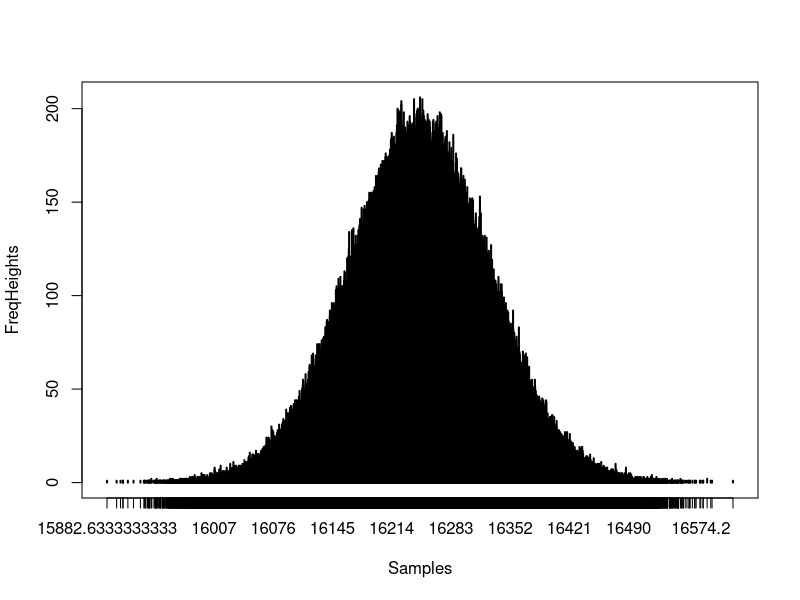
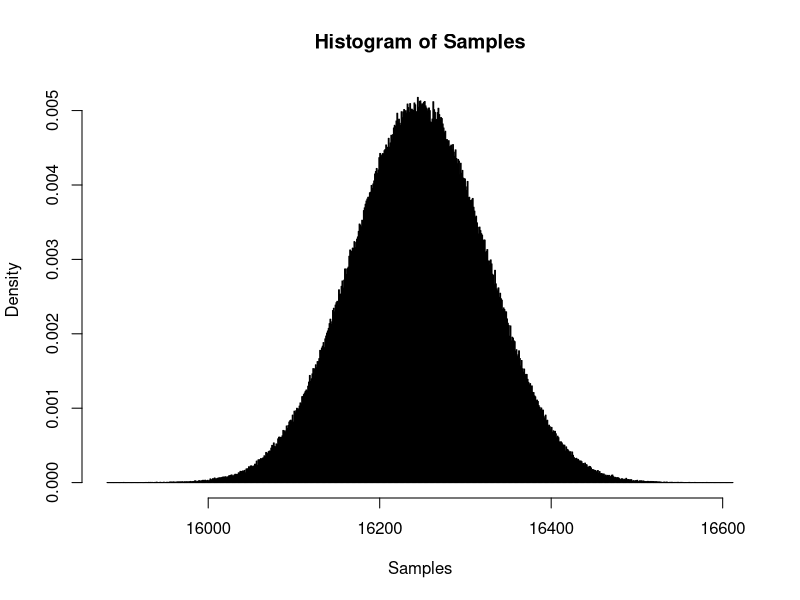
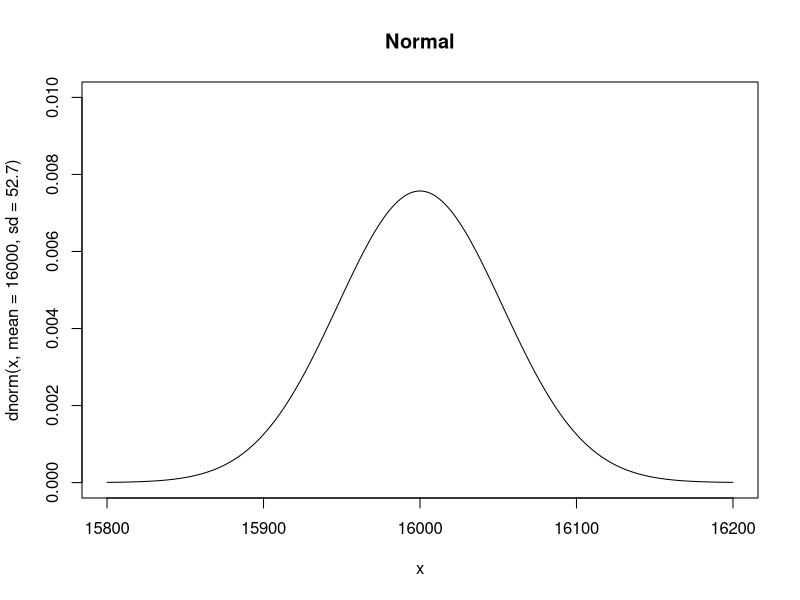
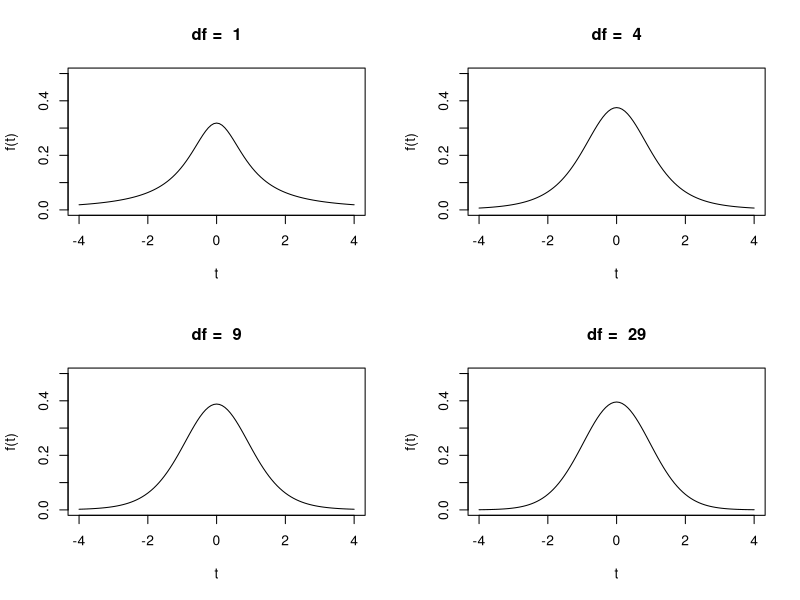
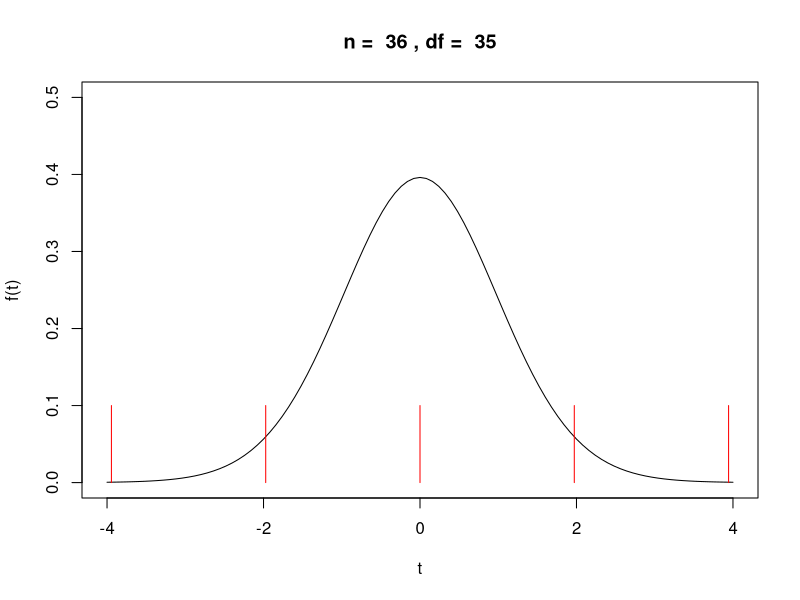
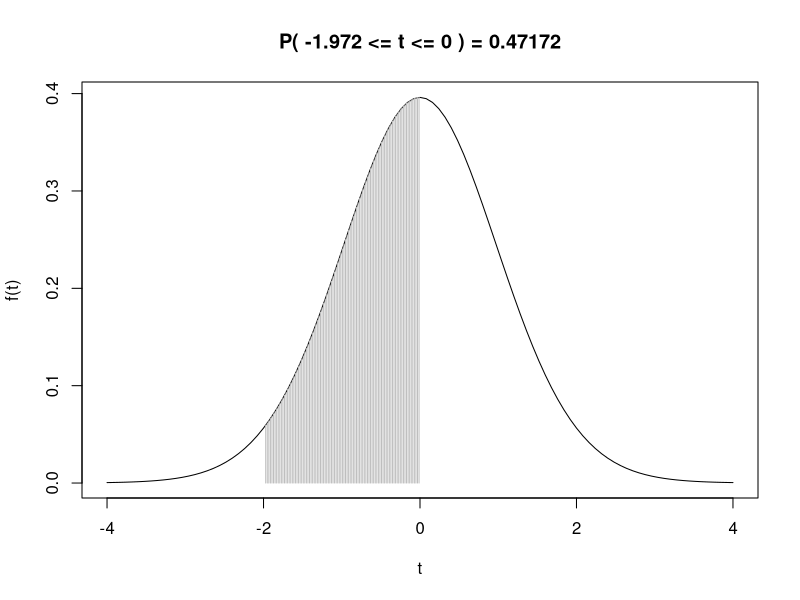
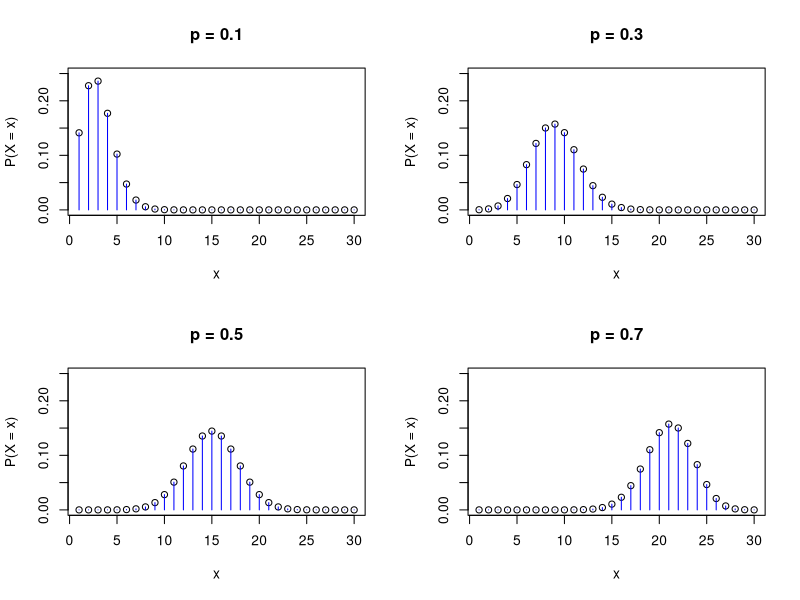
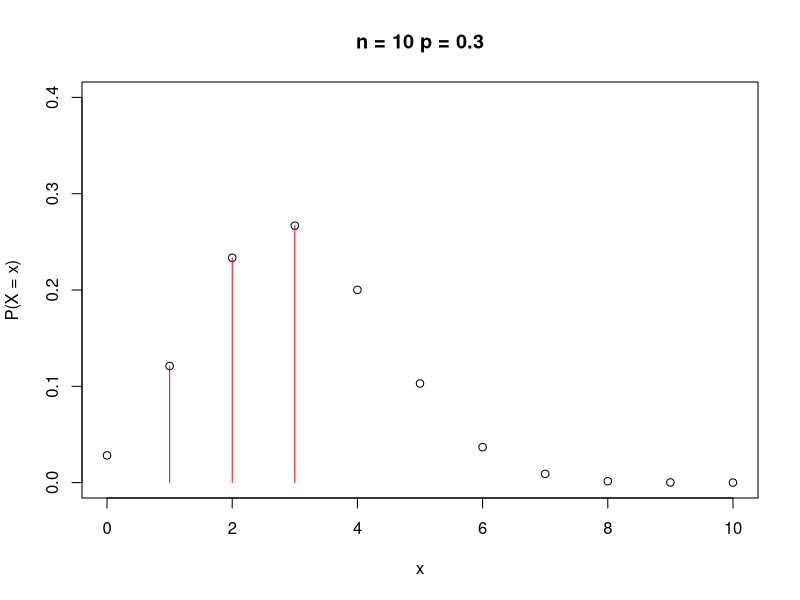

Write R code to recreate these figures, in order.
# 현대적인 확률 : 많은 횟수로 실험을 시행할 때 어떤 사건이 발생하여 관찰되는 비율
# 상대도수에 의한 방법으로 확률을 정의 : 대수의 법칙(Law of large numbers)에 의존
## 대수의 법칙 ? : 아주 많은 횟수로 실험을 실행하게 되면,
##                 어떤 사건이 일어날 상대적 빈도수는 '단 한 번의 시행'에서
##                 그 사건이 일어날 확률(이론적 확률)에 점점 가까워지게 된다.

# 확률변수(Random variable) : 다양하게 나타나는 '사건에 어떤 값을 대응시킨 것'
# 확률분포(Probability Distribution) : 모집단의 표본을 대상으로한 실험에서 얻어지는 사건의 상대도수 분포
# 확률을 배우는 이유 ? : 특정 패턴을 띄는 어떤 사건을 확률변수로 도입하여 
#                        중요한 판단 시점에 확률분포를 참조하여 
#                        불확실한 문제를 논리적으로 추정, 검정할 수 있기 때문이다.

# 확률분포의 종류
# - 이산확률변수(discrete random variable) : 확률변수의 값이 상호배타적이고 유한한 변수 
#                                            ex) X = {1, 2, 3, 4 ....}
# - 이산확률분포(discrete probability distribution) : 이산확률변수 값들의 확률분포
# 기호 : 확률변수 X의 확률 -> P(X = xi) = Pi(i = 1, 2, 3, 4, ..., n) = P(1), P(2), ..., P(n)
# 개별 값(xi)의 확률 : 0 <= P(X) <= 1, (i = 1, 2, 3, 4, ..., n)
# 모두 더한 값 = 1 -> P(x1) + P(x2) + P(x3) + ... + P(n-1) + P(n) = 1
## 확률질량함수(Probability mass function, PMF) : 이산확률변수 X에 대응하는 확률을 함수(f)로 나타낼 때,
##                                                f(X)를 X의 확률질량함수(PMF)라고 한다.
## 기대값 E(X) = x̄ = for(i=1, i<=n, i++) ∑ xi * pi
## 분산 V(X) = ∂^2(X) = E{(x - x̄)^2} = ∑ (xi - x̄)^2 * pi
## 표준편차 ∂(X) = √V(X)

# - 연속확률변수(continuous random variable) : 어떤 구간 안에 있는 셀 수 없이 많은 값을 갖는 확률 변수 
#                                              ex) 실수들
# - 연속확률분포(continuous probability distribution) : 연속확률변수의 확률 분포
# 기호 : 확률변수 X의 확률 -> P(a <= X <= b)
# 구간의 확률 : 0 <= P(a <= X <= b) <= 1
## 확률밀도함수(Probability density function, PDF) : 연속확률변수 X에 대응하는 확률을 함수(f)로 나타낼 때,
##                                                   f(X)를 X의 확률밀도함수(PDF)라고 한다.
##                                                   (보통 확률함수라고 한다.)
## 확률 값 : P(a <= X <= b) = ∫(b, a) f(X) dX (a부터 b사이의 면적)
## 과정 - 사건 -> 확률변수 -> 확률분포 -> 추정 or 검정 -> 활용


# 정규분포(Normal Distribution) ----
## 정규성(normality) : 정규분포의 패턴
## 어떤 분포나 패턴을 알아야 하는 이유 ? : 어떤 현상들이 특정 분포나 패턴을 따른다는 가정으로
##                                         주로 확률을 추정하거나 다양한 검정을 하기 위함.
## 1. 종모양이며 좌우 대칭(평균, 중앙값, 최빈값이 정중앙에 위치한다.)
## 2. 좌우 측면으로 갈수록 곡선이 축에 근접하지만 축과 만나지 않는다.
## 3. 분포의 넓이는 1
## 4. 평균에 의해 분포의 위치가 좌우로 이동하며, 표준편차에 의해 편평함(평활)이 달라진다.
### 모집단의 관찰대상이 많을 때 전수 조사하여 분포를 확인하는
### 비효율적이며 경우에 따라 불가능에 가깝다.

## 중심극한정리(Central Limit Theorem) : 충분히 큰 표본으로 구한 표본평균(x̄)의 분포는
##                                       정규분포에 근접하게 된다.
## 요약 : 표본을 n개씩 가능한 경우의 수만큼 반복하여 추출하면 모집단의 특성치(평균, 표준편차)를
##        정확하게 계산 할 수 있다. 
##        (표본평균과 표본분산(또는 표준편차)을 모집단 모수의 '불편추정량(unbiased estimator)'라 부르는 근거)
### 모집단 표준편차(∂)는 상수로 일정하지만, 표본평균의 표준편차는 n의 크기에 따라 모수(∂)와 달라진다.
### 이처럼 n에 따라 모집단의 표준편차와 달라지는 정규분포 상의 표본평균의 표준편차 ∂ / √n을 '표준오차'라고 부른다.

## Example - 대한민국 30대 여성 350만 명의 키
## Step1. 350만 개의 난수를 생성
Prop <- runif(3500000, min = 15500, max = 17000)
Prop <- as.integer(Prop) # 난수 생성 후 빠른 연산을 위해 정수로 변경

## Step2. 표본추출 후 평균값을 저장할 변수를 만든다.
Samples <- integer(10^6) # 크기만큼 미리 정의하면 for문을 빠르게 돌릴 수 있다.

## Step3. 30개씩 표본추출한 후 평균을 구하고 Samples변수에 저장한다.
for(i in 1 : 10^6){
  s <- Prop[sample(Prop, 30, replace = T)]
  mean_s <- mean(s)
  Samples[i] <- mean_s
}

## Step4. 도수를 구한다.
FreqHeights <- table(Samples)

## Step5. 구한 도수를 Graph로 그린다.
plot(FreqHeights, type = "h", lwd = 2)

## Step6. Histogram을 그린다.
hist(Samples, breaks = 1000, prob = T) # prob 인자로 상대도수 그리기.

## 위 과정을 여러 번 반복하여 분포표를 다시 그려도 표본평균분포의 정규성은 크게 다르지 않다.
## 반복할수록 모양이 조금씩 다르지만 표본평균분포의 패턴, 
## 즉 정규성(Normality)을 받아들일 수밖에 없다. 이를 '경험적 규칙(empirical rule, three-sigma rule)'이라 한다.

x <- seq(from = 15800, to = 16200, length.out = 1000)
ylim <- c(0, 0.01)
plot(x, dnorm(x, mean = 16000, sd = 52.7), main = "Normal", type = "l", ylim = ylim)

## 정규분포를 따르는 모집단으로부터 어떤 표본 하나를 추출할 때, 
## 경험적 규칙에 의해 그 표본이 모집단 평균(μ)로부터
## ±1∂ 사이에 위치할 확률 P(μ - 1∂ <= x <= μ + 1∂) = 0.6827
## ±2∂ 사이에 위치할 확률 P(μ - 2∂ <= x <= μ + 2∂) = 0.9545
## ±3∂ 사이에 위치할 확률 P(μ - 3∂ <= x <= μ + 3∂) = 0.9973


## 표준정규분포(Standart Normal Distribution) : 특정 현상의 단위(cm, kg 등)와 상관없이 
##                                              표준화 값(Z-value, (X - μ) / ∂)으로 나타낸 분포
## 표본이 평균에서 멀어져 있는 정도, 
## 즉 편차(X - μ)가 표준편차(표준오차)의 몇 배인지를 나타내는 값 = Z.
## Z가 1인 곳의 면적 : P(0 < Z < 1) = 0.3413
pnorm(1, mean = 0, sd = 1) - 0.5
## 확률이 95%인 Z를 찾기 위해 양측에 2.5%씩 분배 -> Z = 1.96
qnorm(0.025, mean = 0, sd = 1, lower.tail = F)

## 요약 : 어떤 현상의 확률분포를 정확히 알 수 없을지라도 정규성을 가정한다면
##        특정 구간에 해당하는 확률이나 그 반대의 경우도 표준정규분포만으로도 충분히 계산 가능하다.
## Z-value    확률  Z-value   확률
##     0.5  0.1915    1.645   0.45
##       1  0.3413     1.96 0.4750
##       2  0.4772     2.58 0.4950


## 통계적 추정 
## 신뢰구간(Confidence Interval) : 표본평균의 연속확률분포에 모집단 평균 μ가 포함될
##                                 x̄ ±Z(α)/2 ∂ / √n
## 신뢰수준(Confidence Level), 신뢰도(1 - α), 신뢰계수 : 신뢰구간 내에 모집단 평균 μ가 포함될 확률
## 오차율 : 신뢰구간 밖에 모집단평균이 포함될 확률 (α)
## 추측통계 : 표본평균이 띄는 정규성을 이용하여 모집단의 모수를 추론하는 통계의 유형
### '통계적 추정(Statistical Estimation)' : 표본 통계량으로 모수를 확정적으로 알 수는 없지만,
###                                         확률에서 유래한 '신뢰수준(Confidence Level)'개념을
###                                         이용하여 모수를 추정하는 방법
### '가설 검정(Test)' : 기존 주장이나 가설을 '신뢰도'수준에서 통계량을 이용하여 테스트하는 방법



## 다양한 분포(패턴)들
## 1. t분포 -> 표본의 표준편차를 이용하여 모집단을 추정할 때 '자유도'에 따라 엄밀하게 표준화된
##             표본평균(x̄)의 확률분포를 채택
## 2. 포아송분포 -> 일정한 시간, 거리, 공간 범위에 특정 사건의 결과가 나타날 횟수(X)의 확률 분포
## 3. 지수분포 -> 포아송을 따르는 현상에 이어 다음 결과가 나타나기까지 소요시간(X)의 확률 분포
## 4. 어떤 현상(사건)의 결과가 '두 가지 결과'로만 나타날 때
## 4-1. 이항 분포 -> 특정 결과가 '나타날 횟수(X)'의 확률 분포
## 4-2. 기하 분포 -> 특정 결과가 '처음 나타날 때까지 시도할(또는 실패할) 횟수(X)'의 확률 분포
## 4-3. 초기하 분포 -> n개씩 연속 추출하여(비복원) 'n개중 특정 결과가 나타날 횟수(X)'의 확률 분포


### t-분포(Student t-distribution) - curve(dt()) ----
### : 모집단의 평균을 아는 경우는 드물고 표준편차는 파악하기 힘들다.
###   따라서, 불편추정량으로써 표본표준편차 s를 대신 사용하여 Z를 계산할 수도 있다.
###   Z = (x̄ - μ) / (∂ / √n) = (x̄ - μ) / (S / √n)
###   t = (x̄ - μ) / (S / √n)
###   ※ s를 사용하여 모수를 추정 또는 검정하는 가장 적절한 확률분포
###   평균 = 0, 좌우대칭이며 표본의 수, 자유도 = df(degrees of freedom)에 따라 모양이 달라진다.
par(mfrow = c(2, 2))
n_list <- c(2, 5, 10, 30) # 표본 수 n
df_list <- n_list - 1 # 자유도 df
for(i in 1 : length(df_list)){
  curve(dt(x, df_list[i]), -4, 4, xlab = "t", ylab = "f(t)", ylim = c(0, 0.5),
        main = paste("df = ", df_list[i]))
}

par(mfrow = c(1, 1))
x <- c(25, 24, 24, 27, 29, 31, 28, 24, 25, 26, 25, 18, 30, 28, 23, 26, 27, 23,
       16, 20, 22, 22, 25, 24, 24, 25, 25, 27, 26, 30, 25, 25, 26, 26, 25, 24)
n <- length(x) # n
df <- n - 1 # 자유도
x_mean <- mean(x) # 표본평균
(x_sd <- sd(x)) # 표준편차
(x_se <- x_sd / sqrt(n)) # 표준오차
                         # x̄ = 25, S = 3.043, n = 36, S / √n = 0.507
x_temp <- c(23, 24, 25, 26, 27)
(x_temp_t <- round((x_temp - x_mean) / x_se, 3))
curve(dt(x, df), -4, 4, xlab = "t", ylab = "f(t)", 
      ylim = c(0, 0.5), main = paste("n = ", n, ", df = ", df))
lines(x_temp_t, (x_temp_t - x_temp_t) + 0.1, type = "h", col = "red")

# 예제 - 월간 도서판매량의 95% 신뢰구간
x <- c(29, 24, 27, 28, 24, 25, 26, 26, 28, 26, 25, 26, 27, 26, 19, 25, 26, 26, 26, 25, 25,
       28, 30, 32, 31, 27, 31, 29, 25, 17, 21, 23, 23, 26, 27, 27)
n <- length(x)
df <- n - 1
(mean_x <- mean(x)) # 평균 : 26
(sd_x <- sd(x)) # 표준편차 : 3.04255
(se_x <- sd_x / sqrt(n)) # 표준오차 : 0.5070926
# 모집단 평균의 95% 신뢰구간은?
(t_left <- qt(0.025, df)) # 좌측 t값 : -2.030108
(t_right <- qt(0.975, df)) # 우측 t값 : 2.030108
(interval_left <- t_left * se_x) # 좌측 구간 : -1.029453
(interval_right <- t_right * se_x) # 우측 구간 : 1.029453
(conf_lower <- mean_x + interval_left) # 신뢰 구간 하한 : 24.97055
(conf_upper <- mean_x + interval_right) # 신뢰 구간 상한 : 27.02945
## 요약
conf_lower <- mean_x + qt(0.025, df) * se_x
conf_upper <- mean_x + qt(0.975, df) * se_x
paste("모집단 평균의 95% 신뢰구간 하한은", conf_lower, "상한은", conf_upper)
mean_x + qt(c(0.025, 0.975), df) * se_x
# 모집단의 평균이 특정 범위에 들어갈 확률은?
lower_value <- 25 # 특정 범위 하한 값
upper_value <- 26 # 특정 범위 상한 
(t_left <- (lower_value - mean_x) / se_x) # 하한 값에 해당하는 t-value : -1.972027
(t_right <- (upper_value - mean_x) / se_x) # 상한 값에 해당하는 t-value : 0
(p_left <- 1 - pt(t_left, df)) # 하한 t-value의 확률(왼쪽꼬리) : 0.971725
(p_right <- 1 - pt(t_right, df)) # 상한 t-value의 확률(왼쪽꼬리) : 0.5
(p_result <- p_left - p_right) # 0.471725
curve(dt(x, df), -4, 4, xlab = "t", ylab = "f(t)", main = paste("P(", round(t_left, 3), "<= t <=",
                                                                round(t_right, 3), ") =", 
                                                                round(p_result, 5)))
t_range <- seq(t_left, t_right, 0.02)
lines(t_range, dt(t_range, df), type = "h", col = "grey")


### 이항분포(Binomial distribution) - dbinom() ----
### : 두 가지의 결과로 나타나는 어떤 사건이 있을 때, n번 시행에서 
###   x번 특정 결과(성공, 실패)가 나타날 확률분포
### ※ 이항분포를 구성하는 사건의 결과는 '베르누이 과정'이라는 특성이 있다.
###    - 베르누이 과정
###      1. 개별 시행에서 두 가지 결과만 나타난다. (앞, 뒤), (성공, 실패) 등
###      2. 각 시행은 독립적이다. (전후 수행간 관계가 없고, 서로 영향을 주지 않는다.)
###      3. 각 시행에서 특정 결과가 나오는 확률은 변하지 않는다.
###         ex) '동전을 던질 때 마다 앞면이 나올 확률이 매번 달라지지 않는다'는 의미.
###    - 베르누이 과정을 통해 n번 시행에서 x번 특정 결과가 나타날 확률
###      P(X = x) = n! / (x! * (n - x)!) * P^x * (1 - P)^(n - x)
###      n = 시행횟수, x = 특정 결과 횟수, P = 특정 결과 확률, (1 - P) = 특정 결과 이외의 확률,
###      n * p = 평균, n * p * (1 - p) = 분산

# 예제
# Step1. 여러 개 그래프를 그릴 준비.
par(mfrow = c(2, 2))

# Step2. 시행 횟수와 각 시행 확률을 설정한다.
n <- 30 # 시행횟수
p_list <- c(0.1, 0.3, 0.5, 0.7) # 발생확률

# Step3. Graph를 그린다.
for(i in 1 : length(p_list)){
  p_x <- dbinom(x = 1 : n, n, p_list[i])
  plot(x = 1 : n, p_x, xlab = "x", ylab = "P(X = x)", ylim = c(0, 0.25),
       xlim = c(1, n), main = paste("p =", p_list[i]))
  x_seq <- seq(1, n, 1)
  lines(x_seq, p_x, type = "h", col = "blue")
}

## 여행패키지 - 이항분포를 통한 확률 구하기
##              서울시민을 무작위로 10씩 뽑아 그 중 유럽 여행자가 5명이 포함될 확률?
##              P(X = 5) = 10! / (5! * (10 - 5)!) * 0.3^5 * (1 - 0.3)^(10 - 5) = 0.2
## Step1. 시행횟수와 시행 확률을 설정한다.
n <- 10 # 시행횟수
p <- 0.3 # 각 시행마다 특정 결과가 나올 확률

## Step2. 알고 싶은 확률값의 범위를 설정
x_list <- c(0 : n)
x_lower <- 1
x_upper <- 3 # 유럽 여행자가 1명부터 3명까지 포함될 확률을 알고 싶다.

## Step3. 확률 값을 구한다.
round(dbinom(x_list, n, prob = p), 3)

## Step4. 알고 싶은 확률 값만 구한다.
round(dbinom(x_lower : x_upper, n, prob = p), 3)
sum(dbinom(x_lower : x_upper, n, prob = p)) # P(1 <= X <= 3) = 0.6213

## Step5. 그래프를 그린다.
par(mfrow = c(1, 1))
p_x <- dbinom(x_list, n, p)
plot(x_list, p_x, xlab = "x", ylab = "P(X = x)", ylim = c(0, 0.4), xlim = c(0, n),
     main = paste("n =", n ,"p =", p))
x_seq <- seq(x_lower, x_upper, 1)
lines(x_seq, dbinom(x_seq, n, p), type = "h", col = "red")


### 기하분포(Geometric distribution) - dgeom() ----
### : 특정 결과가 처음 나타나기 전까지 시도할(또는 실패할) 횟수(X)를 확률변수로 하는 분포
###   P(X = x) = (1 - p)^x * p (x = 1, 2, 3, ...)
###   x = 특정 결과 발생전 시도(실패) 횟수, p = 특정 결과 확률, (1 - p) = 특정 결과 이외의 확률
###   1 / p - 1 = 평균, (1 - p) / p^2 = 분산
### ※ 확률변수는 0 또는 1에서 시작할 수 있다.
###    - 0부터 시작 : 성공할 때까지 시도(혹은 실퍠)한 횟수
###                   P(X = x) = (1 - p)^x * p, (x = 0, 1, 2, 3 ...)
###    - 1부터 시작 : x번 시행 후 첫 번째 성공할 확률
###                   P(X = x) = (1 - p)^(x - 1) * p, (x = 1, 2, 3 ...)
###      ex) 개별 확률이 0.3인 경우, 0부터 시작 - x = 1일 때 확률 = 0.3 * 0.7 = 0.21
###                                  1부터 시작 - x = 1일 때 확률 = 1 * 0.3 = 0.3
###          0부터 시작하는 경우 x = 1의 의미 : 한 번 실패했다. / 두 번 시행할 때 성공했다.
###                                             1부터 시작하는 경우의 x = 2와 확률이 같다.
###          1부터 시작하는 경우 x = 1의 의미 : 1번 시행했다. / 한 번도 실패하지 않았다.
###                                             0부터 시작하는 경우의 x = 0과 확률이 같다.
###          R은 0부터 시작하는 경우에 해당하는 확률값을 구해준다.
# Step1. 그래프 개수를 설정한다.
par(mfrow = c(2, 3))

# Step2. 개별 확률과 시행할 횟수를 설정한다.
p_list <- c(0.1, 0.2, 0.3, 0.4, 0.5, 0.7) # 그래프로 그릴 개별 확률들
x_list <- 50 # 발생하는 횟수(1부터 x축에 보여줄 최대값)

# Step3. 그래프를 그린다.
for(i in 1 : length(p_list)){
  p_x <- dgeom(x = 0 : x_list, p_list[i])
  plot(x = 0 : x_list, p_x, xlab = "x", ylab = "P(X = x)", ylim = c(0, p_list[i] + 0.1),
       xlim = c(0, x_list), main = paste("p =", p_list[i]))
  x_seq <- seq(0, x_list, 1)
  lines(x_seq, p_x, type = "h", col = "blue")
}

## 여행패키지 - 기하분포를 이용한 확률 구하기
##              두 번 실패 후 세 번째에 유럽여행자를 발견할 확률?
## Step1. 개별 확률을 설정
p <- 0.3 # 발생 확률

## Step2. 시행 횟수를 설정
x_list <- c(0 : 30)

## Step3. 살펴볼 범위를 설정
x_lower <- 3 # 사례 하한
x_upper <- 5 # 사례 상한

## Step4. 확률 값 구하기
round(dgeom(x_list, prob = p), 3)

## Step5. 알고 싶은 범위의 각각 확률 값 구하기
round(dgeom(x_lower : x_upper, prob = p), 3)

## Step6. 합산된 확률값 구하기
sum(dgeom(x_lower : x_upper, prob = p))

## Step7. 그래프 그리기
par(mfrow = c(1, 1))
p_x <- dgeom(x_list, prob = p)
plot(x_list, p_x, xlab = "x", ylab = "P(X = x)", ylim = c(0, 0.4), xlim = c(0, 30),
     main = paste("p =", p))
x_seq <- seq(x_lower, x_upper, 1)
lines(x_seq, dgeom(x_seq, prob = p), type = "h", col = "red")


### 초기하분포(Hyper-geometric distribution) - dhyper() ----
### : 표본공간에 특정 현상 m개와 그 외의 현상 n이 있고, k개 표본을 '비복원' 추출하여
###   추출한 k개중 특정 결과가 나타날 개수(X)의 확률을 이용한다.
# Step1. 필요한 값을 설정한다.
par(mfrow = c(2, 3))
m <- 100 # 전체중 특정 현상 
n <- 200 # 전체중 특정 현상 외 수

# Step2. 추출할 표본의 수를 설정한다.
k_list <- c(50, 100, 150, 200, 250, 300) # 추출하는 표본의 수
x_list <- c(80) # 추출한 표본중 특정 결과의 수

# Step3. 그래프로 나타낸다.
for(i in 1 : length(k_list)){
  p_x <- dhyper(x = 1 : x_list, m, m + n, k_list[i])
  plot(x = 1 : x_list, p_x, xlab = "x", ylab = "P(X = x)", ylim = c(0, 0.15),
       xlim = c(1, x_list), main = paste("k =", k_list[i]))
  x_seq <- seq(1, x_list, 1)
  lines(x_seq, p_x, type = "h", col = "blue")
}

## 이벤트 예제 - 초기하 분포를 이용한 확률 구하기
##               10명을 임의로 선정했을 때, 자사의 고객이 티켓을 한 장도 받지 못할 확률?
par(mfrow = c(2, 2))
m <- 121 # 전체 중 특정 현상 수
n <- 206 # 전체 중 특정 현상 외 수
k <- 10 # 추출하는 표본의 수
x <- 0 # 추출한 표본 중 특정 결과의 수
x_list <- 10 # 추출한 표본 중 특정 결과의 수
round(dhyper(0 : x_list, m, m + n, k), 5) # 회원이 한 명도 선정되지 않을 확률 = 4.133%

# 3 ~ 5명일 확률?
par(mfrow = c(1, 1))
x_lower <- 3 # 사례 하한
x_upper <- 5 # 사례 상한
sum(round(dhyper(x_lower : x_upper, m, m + n, k), 5))
p_x <- dhyper(0 : x_list, m, m + n, k)
plot(x = 0 : x_list, p_x, xlab = "x", ylab = "P(X = x)", ylim = c(0, 0.30),
     xlim = c(1, x_list), main = paste("k =", k, "x =", x))
x_seq <- seq(x_lower, x_upper, 1)
lines(x_seq, dhyper(x_lower : x_upper, m, m + n, k), type = "h", col = "red")


### 포아송분포(Poisson distribution) - dpois() ----
### : 일정한 시간, 거리, 공간 범위에 특정 결과가 나타날 횟수(X)의 확률 분포
###   매우 낮은 사건들의 이산적인 확률분포 ex) 일정 시간 동안 걸려오는 전화 콜 수, 매장 방문자 수 ..
### ※ 이항분포 : 시행 횟수에 따라 두 가지 결과 중 특정 결과가 발생할 확률을 분포로 나타낸다.
###   포아송분포 : 시행횟수가 아닌 '평균발생횟수 λ(lambda)'에 따라 일정한 시간이나 공간에서
###                특정 결과가 독립적으로 발생할 확률을 분포로 나타낸다.
###   P(X = x) = e^(-λ) * λ^x / x!, (x >= 0)
###   λ = μ = 평균 = 분산, e = 2.71828
par(mfrow = c(2, 3))
lambda_list <- c(3, 5, 10, 15, 20, 30) # 평균 리스트
x_list <- 30 # 발생하는 횟수 (1부터 X축에 보여줄 최대값)
for(i in 1 : length(lambda_list)){
  p_x <- dpois(x = 0 : x_list, lambda_list[i])
  plot(x = 0 : x_list, p_x, xlab = "x", ylab = "P(X = x)", ylim = c(0, 0.25), xlim = c(0, x_list),
       main = paste("lambda =", lambda_list[i]))
  x_seq <- seq(0, x_list, 1)
  lines(x_seq, p_x, type = "h", col = "blue")
}

## 포아송 분포를 이용한 확률 구하기 - 일주일에 평균 발생할 소동 횟수 0 ~ 20의 확률
lambda <- 5 # 평균 (일주일 평균 소동횟수)
x_list <- c(0 : 20)
(p_list <- round(dpois(x_list, lambda), 5)) # 0 ~ 20 까지 확률
# 취객소동이 발생하지 않을 확률? μ = 5 / 7 = 0.7143
#                                P(X = 0) = e^(-0.7143) * 0.7143^0 / 0! = 0.4895417
lambda_day <- lambda / 7 # 평균 (하루 평균 소동횟수)
(p_x_0 <- dpois(0, lambda_day)) # 하루 소동횟수 0회일 확률
# 일주일간 최객소동이 3회 이상일 확률? P(X >= 3) = 1 - P(0 <= X <= 2)
#                                      = 1 - 0.00674 - 0.03369 - 0.08422 = 0.875348
par(mfrow = c(1, 1))
x <- 3 # X이상의 확률을 포아송 분포에 표시한다.
(p_x_above3 <- 1 - sum(dpois(c(0 : x - 1), lambda))) # 1에서 x미만 확률을 뺀다.
p_x <- dpois(x_list, lambda)
plot(x_list, p_x, xlab = "x", ylab = "P(X = x)", ylim = c(0, 0.25), xlim = c(0, 20),
     main = paste("lambda =", lambda, ", X >=", x))
x_seq <- seq(x, 20, 1)
lines(x_seq, dpois(x_seq, lambda), type = "h", col = "red")
             # 포아송분포는 어떤 결과의 발생횟수를 확률변수로 하는 이산확률분포
qpois(seq(0, 0.95, 0.05), 5) # 확률에 해당하는 발생 횟수, 평균(lambda) = 5


### 지수분포(Exponential distribution) - dexp() ----
### : 포아송을 따르는 특정 결과가 발생한 후 다음 결과가 나타나기까지 간격(X)을 확률변수로 갖는다.
###   즉, '특정 결과들 사이의 시간, 공간 등의 크기'의 분포로 연속확률분포에 해당한다.
###   ex) 걸려오는 전화콜 사이의 시간 간격, 매장 방문자 후 다음 방문자 사이의 간격,
###       출생이나 재해 후 다음 출생이나 재해까지의 시간 간격, 제품의 결점 이후 다음 결점까지의 공간간격.
###       - 시간당 전화가 평균 6건 걸려온다면, 걸려온 시점간 간격은 1 / 6에 해당하는 10분이다.
###       -> 지수분포의 평균 = 포아송분포 평균의 역수
### ※ 지수분포 : '시간 또는 공간'이라는 확률변수로 나타나는 연속확률분포
###   포아송분포 : '횟수'라는 확률변수로 나타나는 이산확률분포
###   f(x) = λ * e^(λ(-x)), (x > 0)
###   P(X >= x) = e^(λ(-x)) : 다음사건 발생까지 간격, e = 2.7
###   λ = 1 / μ = 지수의 평균과 표준편차
par(mfrow = c(2, 3))
rate_list <- c(1, 0.2, 0.3, 0.5, 0.7) # Rate 리스트
x_list <- 10 # 발생하는 횟수
curve(dexp(x, rate_list[1]), 0, x_list, ylab = "f(x)", xlab = "x", cex.axis = 1)
for(i in 2 : length(rate_list)){
  curve(dexp(x, rate_list[i]), add = T, col = i)
}
legend(6, 1, paste("rate =", rate_list), col = 1 : length(rate_list), pch = "_____")
for(i in 1 : length(rate_list)){
  curve(dexp(x, rate_list[i]), 0, x_list, ylab = "f(x)", xlab = "x", ylim = c(0, 1),
        main = paste("rate =", rate_list[i]), col = i)
}

## 지수분포를 이용한 확률 구하기 - 확률계산을 위해 포아송함수는 시간당 횟수, 
##                                 지수함수는 사건당 시간간격을 요구하므로 시간당 평균 5건의 통화를
##                                 한 통화당 평균 12분으로 단위를 변환한다.
lambda_min <- 12 # 평균 통화간격
x_list <- seq(1, 20, 1)
round(pexp(x_list, rate = 1 / lambda_min, lower.tail = F), 5) # 1분 ... 20분 이후 통화확률
round(pexp(x_list, rate = 1 / lambda_min), 5) # 1분 ... 20분 이내 통화확률
# 방금 전화통화를 마친 직원에게 앞으로 5분 뒤에(5분 이후에) 전화가 올 확률?
#                                      P(X >= 5) = e^(1/12*(-5)) = 0.65924
x <- 5
round(pexp(x, rate = 1 / lambda_min, lower.tail = F), 5) # 5분이후 통화확률
# 방금 전화통화를 마친 직원에게 앞으로 6분 후 10분 이내에 전화가 올 확률?
#                                      P(6 <= X <= 10) = e^(1/12*(-6)) - e^(1/12*(-10))
#                                                      = 0.60653 - 0.4346 = 0.17193
par(mfrow = c(1, 1))
x_lower <- 6; x_upper <- 10 # 특정 시간 사이에 통화할 확률
p_lower <- round(pexp(x_lower, rate = 1 / lambda_min, lower.tail = F), 5)
p_upper <- round(pexp(x_upper, rate = 1 / lambda_min, lower.tail = F), 5)
p_lower - p_upper
curve(dexp(x, rate = 1 / lambda_min), 0, 40, xlab = "x", ylab = "f(x)", ylim = c(0, 0.12),
      main = paste("Rate =", round(1 / lambda_min, 3), ",", x_lower, " <= X <=", x_upper))
x_seq <- seq(x_lower, x_upper, 0.02)
lines(x_seq, dexp(x_seq, rate = 1 / lambda_min), type = "h", col = "red")
